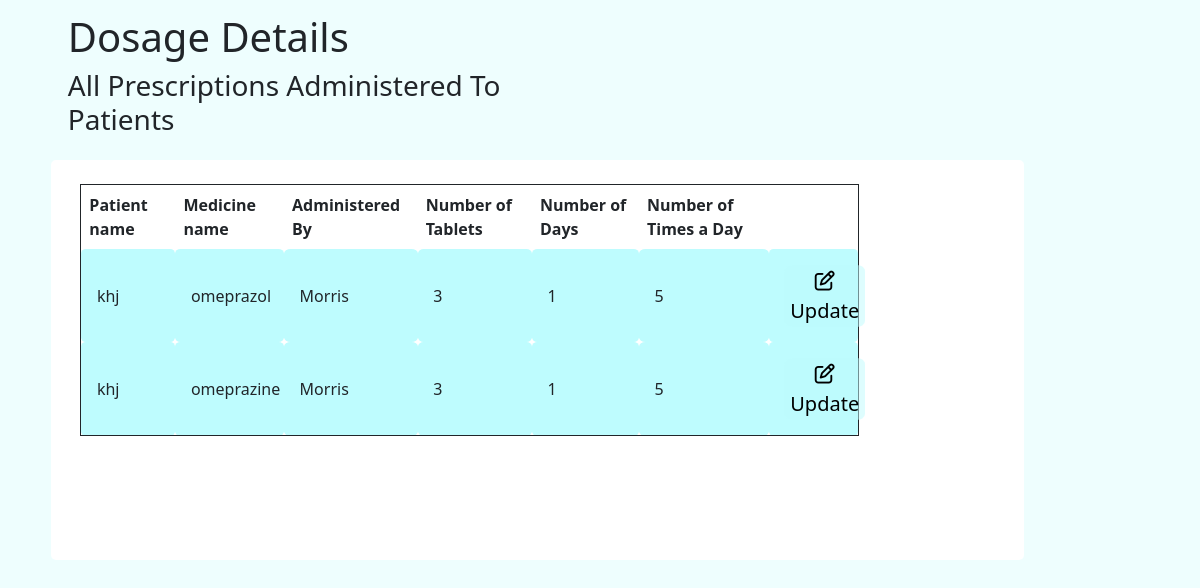
The page /view-all-dosages.php (signed in) on the database its author committed.
### tables this page shows
CREATE TABLE `dosage` (
  `dosageId` int(11) NOT NULL,
  `dosageName` varchar(400) NOT NULL,
  `patientName` varchar(40) NOT NULL,
  `patientEmail` varchar(100) NOT NULL,
  `patient_id` int(11) NOT NULL,
  `attending_doctor_name` varchar(40) NOT NULL,
  `attending_doctor_id` int(11) NOT NULL,
  `attending_doctor_email` varchar(100) NOT NULL,
  `tablets` int(11) NOT NULL,
  `number_of_days` int(11) NOT NULL,
  `times_a_day` int(11) NOT NULL
);

### view-all-dosages.php (the view, shortened to what this page needs)
<?php
    include_once 'conn.php';
?>
<!DOCTYPE html>
<html lang="en">
<head>
    <link rel="stylesheet" href="style.css"></link>
    <link href="https://cdn.jsdelivr.net/npm/bootstrap@5.1.3/dist/css/bootstrap.min.css" rel="stylesheet">
</head>
<body class="dash-body" id="patient_records">
    <div class = "records-container">
    <section>
        <div class="menu-bar">
            <div class="welcome-msg" style="display:inline-block">
                <h1>Dosage Details</h1>
                <h3>All Prescriptions Administered To Patients</h3>
            </div>
        </div>
        <div class="dosage_records">
            <table>
                <tr class="table_field_names">
                    <th>Patient name</th>
                    <th>Medicine name</th>
                    <th>Administered By</th>
                    <th>Number of Tablets</th>
                    <th>Number of Days</th>
                    <th>Number of Times a Day</th>
                </tr>
                <?php
                $resultPost = mysqli_query($conn,"SELECT * FROM dosage");
                while($row = mysqli_fetch_array($resultPost)) {
                ?>
                <tr class="table_field_items">
                    <td>
                    <?php echo $row["patientName"]; ?>
                    </td>
                    <td>
                    <?php echo $row["dosageName"]; ?>
                    </td>
                    <td>
                    <?php echo $row["attending_doctor_name"]; ?>
                    </td>
                    <td>
                    <?php echo $row["tablets"]; ?>
                    </td>
                    <td>
                    <?php echo $row["times_a_day"]; ?>
                    </td>
                    <td>
                    <?php echo $row["number_of_days"]; ?>
                    </td>
                    <td>
                    <a  href="dosage-update-form.php?id=<?php echo $row["dosageId"]; ?>" method="POST">
                        <button id = "dosage-update" type="button" name="dosage-update" class="pos-btn"><i class="fa fa-edit"></i>Update</button>
                    </a>
                    </td>
                </tr>
                <?php }?>
            </table>
        </div>
    </section>
    </div>
</body>
</html>

### style.css (style rules this page uses)
* { box-sizing: border-box; }
.home, .reg-body, .dash-body, .profileBody, .privacy-policy-body { display: flex; flex-direction: column; background-color: rgba(190, 252, 254, 0.25); margin: 0; }
.pos-btn { background-color: #35b6be; border: none; font-size: 1.25em; }
.welcome-msg { margin-left: 3%; margin-top: 1%; }
.dash-body table { width: 80%; margin-left: 3%; margin-right: 10%; margin-top: 2.5%; }
.dash-body .welcome-msg { display: none; }
.dash-body .welcome-msg { margin-top: 0; margin-left: 10%; }
.dosage_records { margin: 3%; margin-top:10em; margin-left: 5%; margin-right: 0%; height: 25em; display: flex; flex-direction: column; position: relative; border: none; border-radius: 5px; overflow:scroll; background-color: #fff; scroll-behavior:smooth; }
.dosage_records td { height:fit-content; padding: 2%; border-radius: 5%; }
.dosage_records .table_field_items td { background-color: rgba(190, 252, 254); }
.dosage_records .table_field_items .pos-btn { background-color: rgba(190, 252, 254, 0.5); border: none; font-size: 1.25em; border-radius: 10%; }
.records-container { display: flex; flex-direction: row; }
.records-container .menu-bar { z-index: 1; position: fixed; padding: 1.1%; }
td,th { padding: 0.5em; }
table, th, td { border: 1px solid; text-align: left; border-collapse: collapse; }

### rows shown on the page
dosage: patientName "khj", dosageName "omeprazol", attending_doctor_name "Morris", tablets "3", times_a_day "1", number_of_days "5"
dosage: patientName "khj", dosageName "omeprazine", attending_doctor_name "Morris", tablets "3", times_a_day "1", number_of_days "5"
